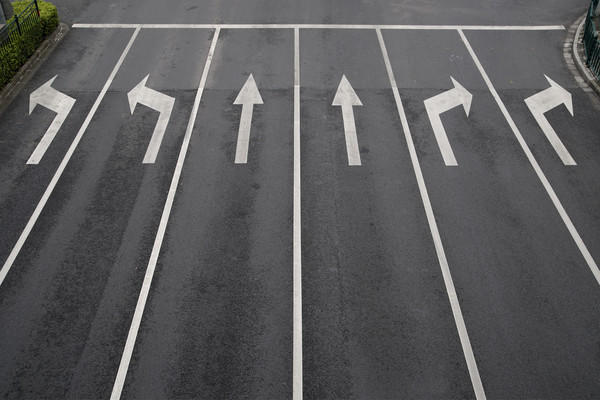
#> input picture data/sampleimage.jpg, 600 x 400 px
$ python -i edge_detect.py   (imports and definitions only)   (older library calls are emulated)
#> lines starting #> are read from the running program, lines starting #| are printed output that depends on the picture; after the words box and inside, x2 and y2 are one past the last pixel; in counts of white or black regions, pixels touching at a corner belong together
#> further down, picture is the input picture: shape (400, 600, 3); mean B, G, R 92.2, 91.2, 91.5
# src/edge_detect.py
import cv2
import numpy as np

def sobel_edge(frame):
    """
    RC카용 경량 Sobel Edge Detection
    - frame: BGR 이미지 (320x240 추천)
    - return: 이진화된 edge 이미지
    """
    # 1. 전처리
    frame = cv2.resize(frame, (320, 240))
    gray = cv2.cvtColor(frame, cv2.COLOR_BGR2GRAY)
    blur = cv2.GaussianBlur(gray, (5, 5), 0)
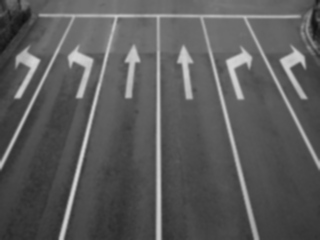
#> blur: shape (240, 320); min 16, max 213, mean 91.2

    # 2. Sobel X, Y 계산 (정수 타입)
    sobelx = cv2.Sobel(blur, cv2.CV_16S, 1, 0, ksize=3)
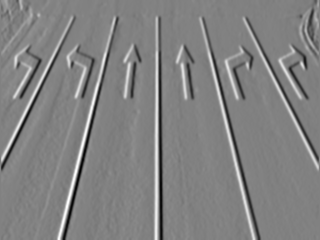
#> sobelx: shape (240, 320) int16; min -409, max 395, mean 0.2; drawn with min black and max white
    sobely = cv2.Sobel(blur, cv2.CV_16S, 0, 1, ksize=3)
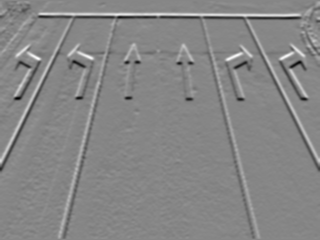
#> sobely: shape (240, 320) int16; min -332, max 296, mean -1.2; drawn with min black and max white

    abs_grad_x = cv2.convertScaleAbs(sobelx)
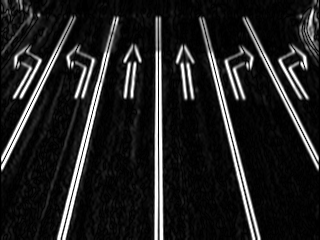
#> abs_grad_x: shape (240, 320); min 0, max 255, mean 32.7
    abs_grad_y = cv2.convertScaleAbs(sobely)
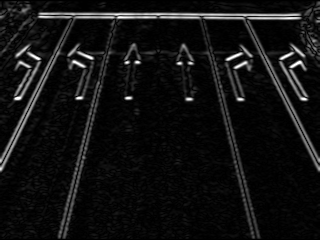
#> abs_grad_y: shape (240, 320); min 0, max 255, mean 17.5

    # 3. 두 방향 합성
    edge = cv2.addWeighted(abs_grad_x, 0.5, abs_grad_y, 0.5, 0)
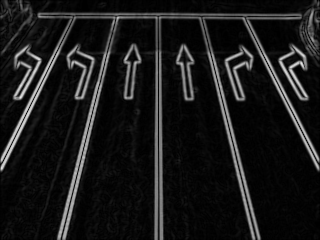
#> edge: shape (240, 320); min 0, max 231, mean 25.1

    # 4. 임계값으로 이진화
    _, edge_bin = cv2.threshold(edge, 50, 255, cv2.THRESH_BINARY)
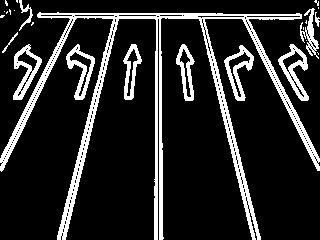
#> edge_bin: shape (240, 320); 15.3% white; 25 white regions (14 under 20 px), largest, box (x1, y1, x2, y2) and area: (0, 12, 320, 240) 7901, (278, 44, 309, 101) 620, (13, 44, 42, 100) 581

    return edge_bin

>>> import cv2
>>> picture = cv2.imread('../data/sampleimage.jpg')
>>> result = sobel_edge(picture)
